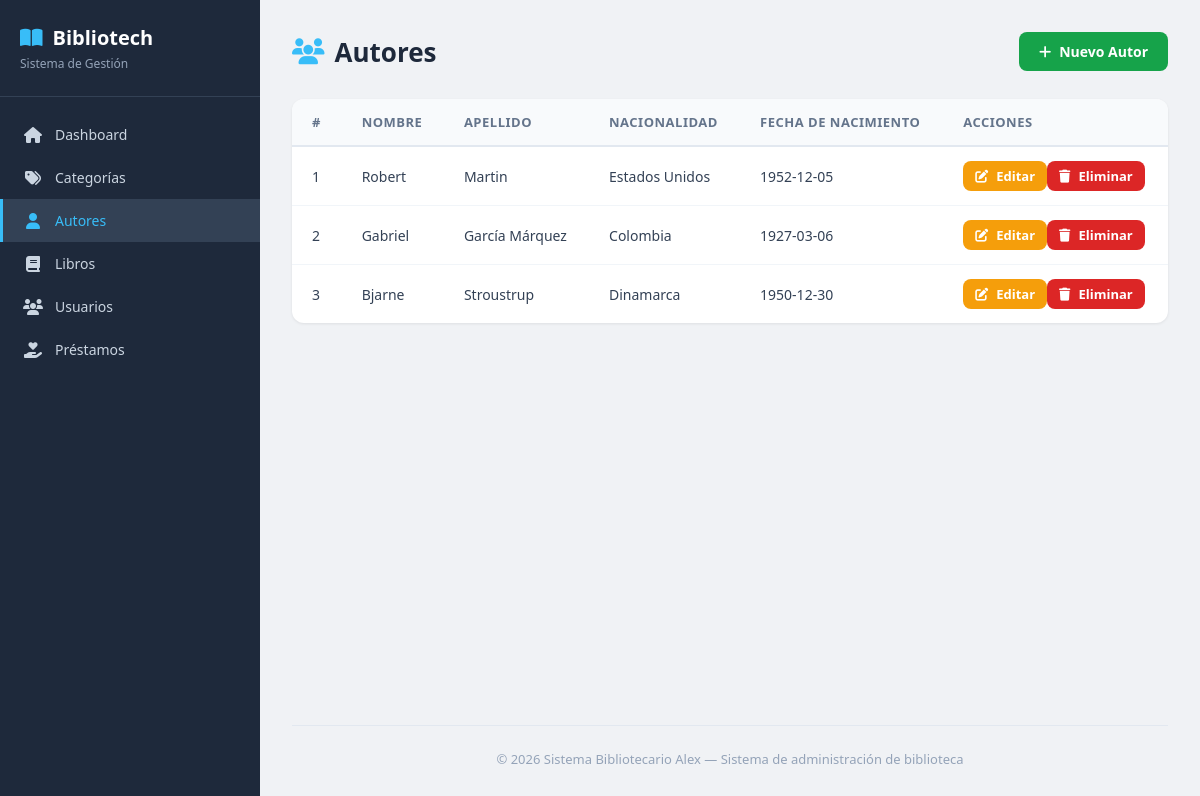
/autores/index.php, run on the app's committed database.
### tables this page shows
CREATE TABLE autores (
    id INT AUTO_INCREMENT PRIMARY KEY,
    nombre VARCHAR(100) NOT NULL,
    apellido VARCHAR(100) NOT NULL,
    nacionalidad VARCHAR(100),
    fecha_nacimiento DATE
);

### autores/index.php (the view, shortened to what this page needs)
<?php
    require_once "../config/connection.php";
?>
<?php include_once "../includes/header.php"; ?>
<div class="page-header">
    <h1><i class="fas fa-users"></i> Autores</h1>
    <a href="create.php" class="btn btn-success">
        <i class="fas fa-plus"></i> Nuevo Autor
    </a>
</div>
<div class="table-container">
    <table>
        <thead>
            <tr>
                <th>#</th>
                <th>Nombre</th>
                <th>Apellido</th>
                <th>Nacionalidad</th>
                <th>Fecha de Nacimiento</th>
                <th>Acciones</th>
            </tr>
        </thead>
        <tbody>
            <?php
                $stmt = $conn->prepare("SELECT id, nombre, apellido, nacionalidad, fecha_nacimiento FROM autores");
                $stmt->execute();
                $resultado = $stmt->get_result();
                while ($row = $resultado->fetch_assoc()) {
                    echo "<tr>";
                    echo "<td>" . htmlspecialchars($row["id"]) . "</td>";
                    echo "<td>" . htmlspecialchars($row["nombre"]) . "</td>";
                    echo "<td>" . htmlspecialchars($row["apellido"]) . "</td>";
                    echo "<td>" . htmlspecialchars($row["nacionalidad"]) . "</td>";
                    echo "<td>" . htmlspecialchars($row["fecha_nacimiento"]) . "</td>";
                    echo "<td>";
                    echo "<a href='edit.php?id=" . urlencode($row["id"]) . "' class='btn btn-sm btn-warning'><i class='fas fa-edit'></i> Editar</a>";
                    echo "<a href='delete.php?id=" . urlencode($row["id"]) . "' class='btn btn-sm btn-danger'><i class='fas fa-trash'></i> Eliminar</a>";
                    echo "</td>";
                    echo "</tr>";
                }
            ?>
        </tbody>
    </table>
</div>
<?php include_once "../includes/footer.php"; ?>

### assets/css/style.css (style rules this page uses)
* { margin: 0; padding: 0; box-sizing: border-box; }
body { font-family: 'Segoe UI', Tahoma, Geneva, Verdana, sans-serif; background: #f0f2f5; color: #333; display: flex; min-height: 100vh; }
.page-header { display: flex; justify-content: space-between; align-items: center; margin-bottom: 28px; }
.page-header h1 { font-size: 26px; font-weight: 700; color: #1e293b; display: flex; align-items: center; gap: 10px; }
.page-header h1 i { color: #38bdf8; }
.btn { display: inline-flex; align-items: center; gap: 8px; padding: 10px 20px; border: none; border-radius: 8px; font-size: 14px; font-weight: 600; cursor: pointer; text-decoration: none; transition: all 0.2s; }
.btn-success { background: #2563eb; color: #fff; }
.btn-success { background: #16a34a; color: #fff; }
.btn-warning { background: #f59e0b; color: #fff; }
.btn-danger { background: #dc2626; color: #fff; }
.btn-sm { padding: 6px 12px; font-size: 13px; }
.table-container { background: #fff; border-radius: 12px; box-shadow: 0 1px 3px rgba(0, 0, 0, 0.08); overflow: hidden; }
table { width: 100%; border-collapse: collapse; }
table thead { background: #f8fafc; border-bottom: 2px solid #e2e8f0; }
table th { text-align: left; padding: 14px 20px; font-size: 13px; font-weight: 600; text-transform: uppercase; letter-spacing: 0.5px; color: #64748b; }
table td { padding: 14px 20px; font-size: 14px; border-bottom: 1px solid #f1f5f9; color: #334155; }
table tbody tr:last-child td { border-bottom: none; }

### data on the page
autores: id "1", nombre "Robert", apellido "Martin", nacionalidad "Estados Unidos", fecha_nacimiento "1952-12-05"
autores: id "2", nombre "Gabriel", apellido "García Márquez", nacionalidad "Colombia", fecha_nacimiento "1927-03-06"
autores: id "3", nombre "Bjarne", apellido "Stroustrup", nacionalidad "Dinamarca", fecha_nacimiento "1950-12-30"
